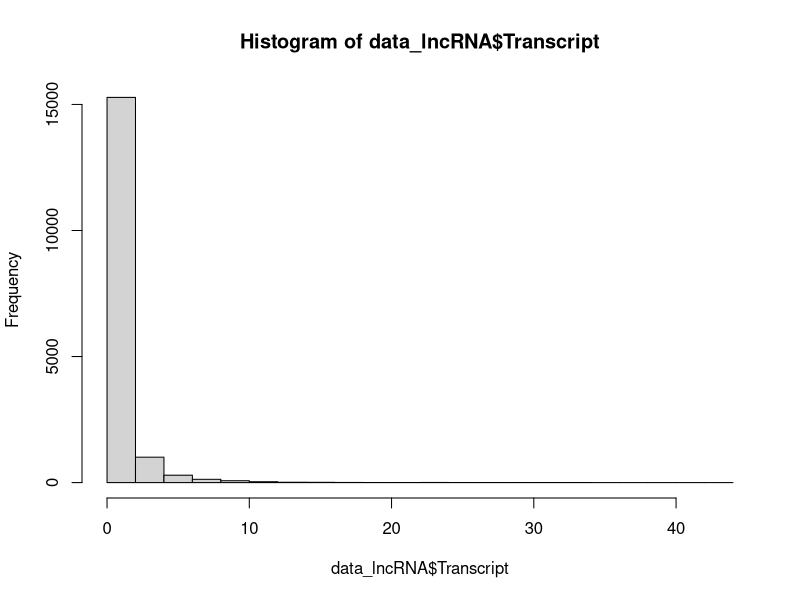
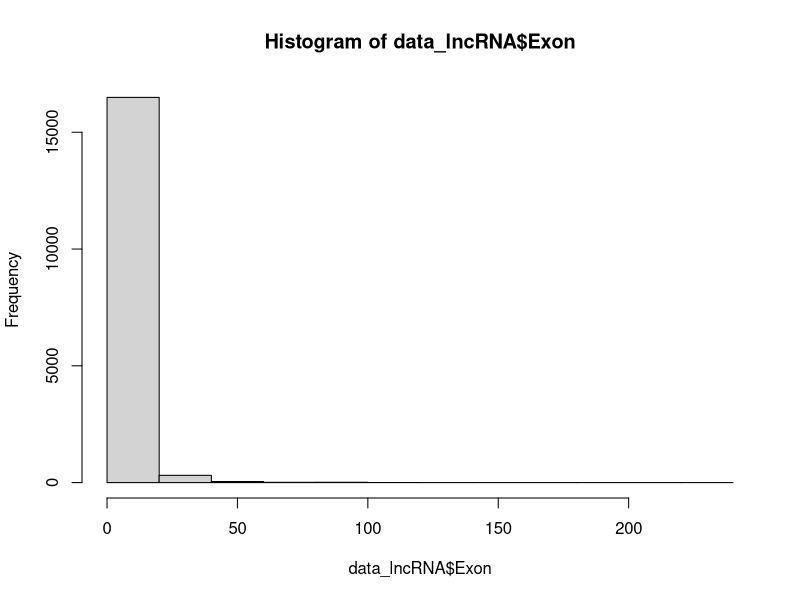
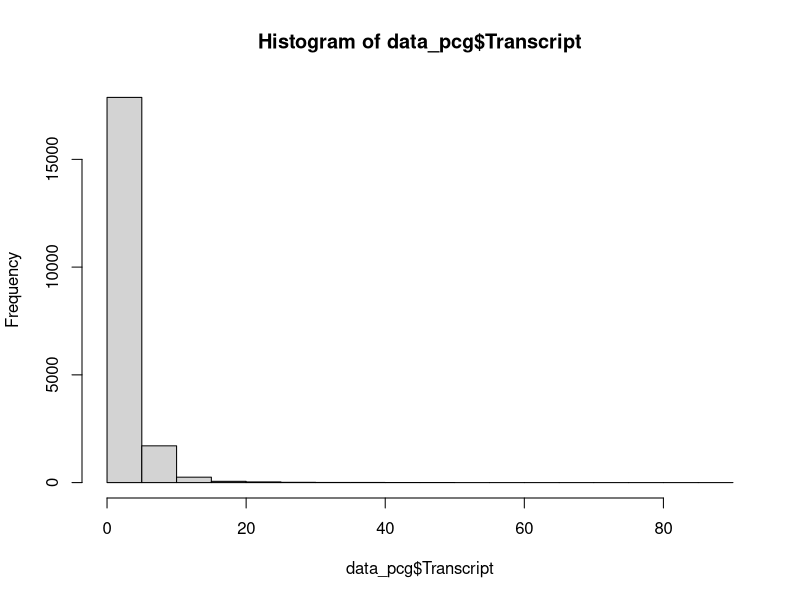
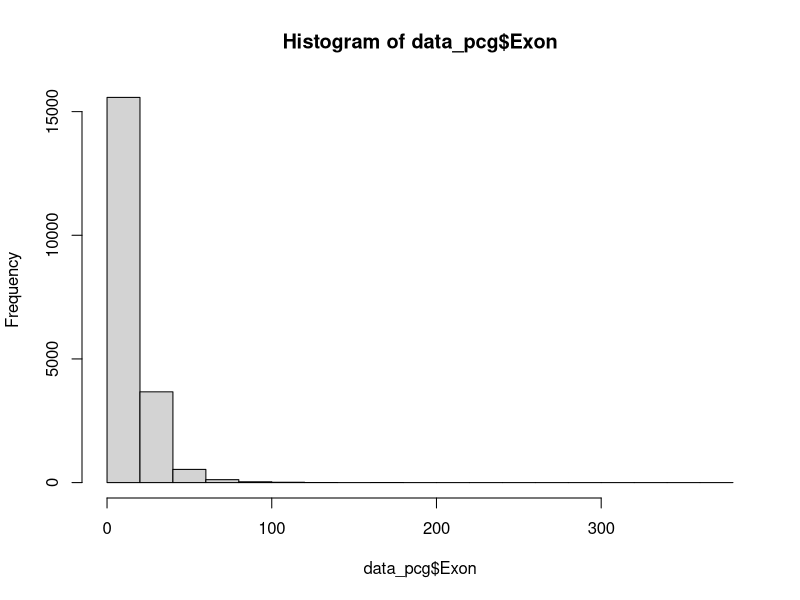
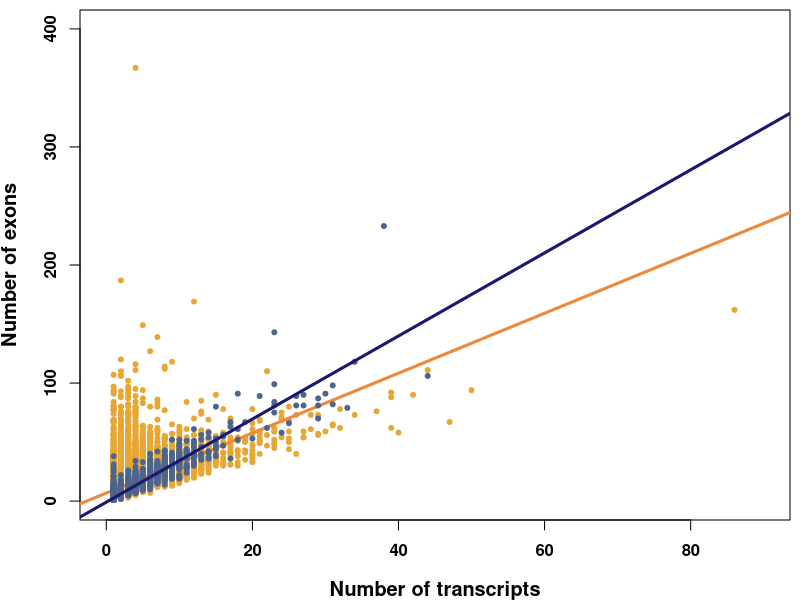
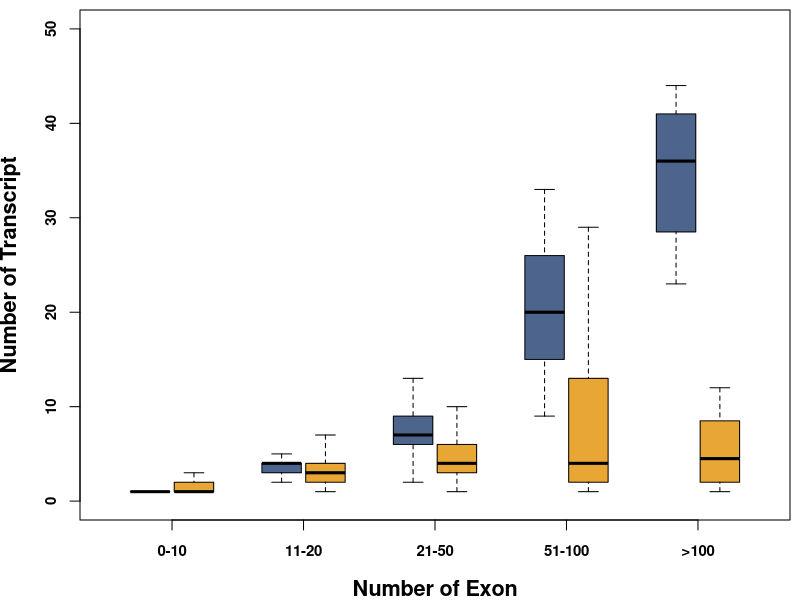

R code for these plots, in order:
#correlation between the number of transcript and number of exon

data_lncRNA <- read.csv("lncrna_main_h.csv", header = FALSE)
head(data_lncRNA)
names(data_lncRNA)
colnames(data_lncRNA)[1] <- "Gene"
colnames(data_lncRNA)[2] <- "Gene_length"
colnames(data_lncRNA)[3] <- "Transcript"
colnames(data_lncRNA)[4] <- "Exon"
summary(data_lncRNA)
str(data_lncRNA)
data_lncRNA$Gene_length <- as.numeric(data_lncRNA$Gene_length)
data_lncRNA$Transcript <- as.numeric(data_lncRNA$Transcript)
data_lncRNA$Exon <- as.numeric(data_lncRNA$Exon)
length(data_lncRNA$Transcript)
length(data_lncRNA$Exon)
hist(data_lncRNA$Transcript)
hist(data_lncRNA$Exon)
cor.test(data_lncRNA$Transcript, data_lncRNA$Exon, method = c('spearman'))
cor.test(data_lncRNA$Exon, data_lncRNA$Gene_length, method = c('spearman'))
cor.test(data_lncRNA$Transcript, data_lncRNA$Gene_length, method = c('spearman'))
cor.test(data_lncRNA$Transcript, data_lncRNA$Exon, method = c('pearson'))

data_pcg <- read.csv("mrna_main_h.csv", header = FALSE)
head(data_pcg)
names(data_pcg)
colnames(data_pcg)[1] <- "Gene"
colnames(data_pcg)[2] <- "Gene_length"
colnames(data_pcg)[3] <- "Transcript"
colnames(data_pcg)[4] <- "Exon"
summary(data_pcg)
str(data_pcg)
data_pcg$Gene_length <- as.numeric(data_pcg$Gene_length)
data_pcg$Transcript <- as.numeric(data_pcg$Transcript)
data_pcg$Exon <- as.numeric(data_pcg$Exon)
length(data_pcg$Transcript)
length(data_pcg$Exon)
hist(data_pcg$Transcript)
hist(data_pcg$Exon)
cor.test(data_pcg$Transcript, data_pcg$Exon, method = c('spearman'))
cor.test(data_pcg$Exon, data_pcg$Gene_length, method = c('spearman'))
cor.test(data_pcg$Transcript, data_pcg$Gene_length, method = c('spearman'))
cor.test(data_pcg$Transcript, data_pcg$Exon, method = c('pearson'))

#scatterplot
tiff("/home/dell/Documents/koushiki/final_fig/supplementary_fig_1a1.tiff",width = 1200, height = 1200, res = 300)
par(mar=c(4,4,0.5,0.5))
plot(data_pcg$Transcript, data_pcg$Exon, xlim=c(0,90), ylim = c(0,400),
     xlab = "Number of transcripts", ylab = "Number of exons",
     main="",col="#E8A735", pch=20, font.axis=2, cex.axis=1, font.lab=2, cex.lab=1.2 )
abline(lm(data_pcg$Exon~data_pcg$Transcript), lty="solid", col="#EB8A3E", lwd=3)
points(data_lncRNA$Transcript, data_lncRNA$Exon, col="#4D648D",pch=20)
abline(lm(data_lncRNA$Exon~data_lncRNA$Transcript), lty="solid", col="midnightblue", lwd=3)
dev.off()

#boxplot
library(dplyr)
a <- data_lncRNA %>% filter(Exon<11)
count(a)
b <- data_lncRNA %>% filter(Exon>10&Exon<21)
count(b)
c <- data_lncRNA %>% filter(Exon>20&Exon<51)
count(c)
d <- data_lncRNA %>% filter(Exon>50&Exon<101)
count(d)
e <- data_lncRNA %>% filter(Exon>100)
count(e)
a1 <- data_pcg %>% filter(Exon<11)
count(a1)
b1 <- data_pcg %>% filter(Exon>10&Exon<21)
count(b1)
c1 <- data_pcg %>% filter(Exon>20&Exon<51)
count(c1)
d1 <- data_pcg %>% filter(Exon>50&Exon<101)
count(d1)
e1 <- data_pcg %>% filter(Exon>100)
count(e1)
tiff("/home/dell/Documents/koushiki/final_fig/supplementary_fig_1b1.tiff",width = 1200, height = 1200, res = 300)
par(mar=c(4,4,0.5,0.5),cex.axis=0.9, font.axis=2,cex.lab=1.3, font.lab=2)
boxplot(a$Transcript, b$Transcript, c$Transcript, d$Transcript, e$Transcript,
        col = "#4D648D", xlab="Number of Exon", ylab="Number of Transcript", boxwex=0.9,xaxs="i",xaxt='n',
        at=c(1,4,7,10,13), outline=F, xlim=c(0,15), ylim=c(0,50), main="")
boxplot(a1$Transcript, b1$Transcript, c1$Transcript, d1$Transcript, e1$Transcript,
        add= TRUE,col = "#E8A735", boxwex=0.9, at=c(2,5,8,11,14), outline=F,axes=F)
axis(1, at=c(1.5,4.5,7.5,10.5,13.5), labels=c("0-10","11-20","21-50","51-100",">100"),font=2,cex=0.9)
dev.off()
